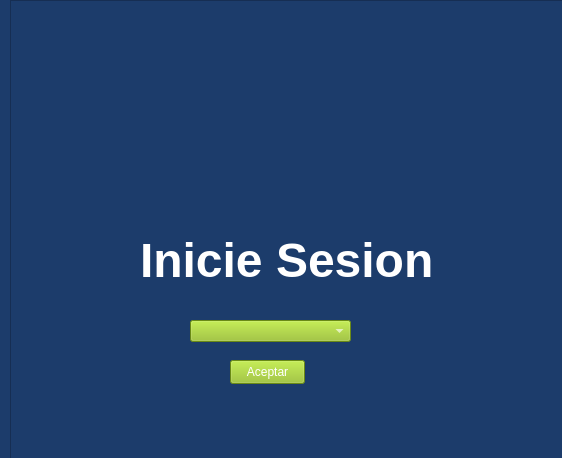
<?xml version="1.0" encoding="UTF-8"?>
<ui version="4.0">
 <class>InicioSesion</class>
 <widget class="QWidget" name="InicioSesion">
  <property name="enabled">
   <bool>true</bool>
  </property>
  <property name="geometry">
   <rect>
    <x>0</x>
    <y>0</y>
    <width>562</width>
    <height>458</height>
   </rect>
  </property>
  <property name="palette">
   <palette>
    <active>
     <colorrole role="WindowText">
      <brush brushstyle="SolidPattern">
       <color alpha="255">
        <red>255</red>
        <green>255</green>
        <blue>255</blue>
       </color>
      </brush>
     </colorrole>
     <colorrole role="Button">
      <brush brushstyle="SolidPattern">
       <color alpha="255">
        <red>28</red>
        <green>60</green>
        <blue>107</blue>
       </color>
      </brush>
     </colorrole>
     <colorrole role="Light">
      <brush brushstyle="SolidPattern">
       <color alpha="255">
        <red>42</red>
        <green>90</green>
        <blue>160</blue>
       </color>
      </brush>
     </colorrole>
     <colorrole role="Midlight">
      <brush brushstyle="SolidPattern">
       <color alpha="255">
        <red>35</red>
        <green>75</green>
        <blue>133</blue>
       </color>
      </brush>
     </colorrole>
     <colorrole role="Dark">
      <brush brushstyle="SolidPattern">
       <color alpha="255">
        <red>14</red>
        <green>30</green>
        <blue>53</blue>
       </color>
      </brush>
     </colorrole>
     <colorrole role="Mid">
      <brush brushstyle="SolidPattern">
       <color alpha="255">
        <red>19</red>
        <green>40</green>
        <blue>71</blue>
       </color>
      </brush>
     </colorrole>
     <colorrole role="Text">
      <brush brushstyle="SolidPattern">
       <color alpha="255">
        <red>255</red>
        <green>255</green>
        <blue>255</blue>
       </color>
      </brush>
     </colorrole>
     <colorrole role="BrightText">
      <brush brushstyle="SolidPattern">
       <color alpha="255">
        <red>255</red>
        <green>255</green>
        <blue>255</blue>
       </color>
      </brush>
     </colorrole>
     <colorrole role="ButtonText">
      <brush brushstyle="SolidPattern">
       <color alpha="255">
        <red>255</red>
        <green>255</green>
        <blue>255</blue>
       </color>
      </brush>
     </colorrole>
     <colorrole role="Base">
      <brush brushstyle="SolidPattern">
       <color alpha="255">
        <red>0</red>
        <green>0</green>
        <blue>0</blue>
       </color>
      </brush>
     </colorrole>
     <colorrole role="Window">
      <brush brushstyle="SolidPattern">
       <color alpha="255">
        <red>28</red>
        <green>60</green>
        <blue>107</blue>
       </color>
      </brush>
     </colorrole>
     <colorrole role="Shadow">
      <brush brushstyle="SolidPattern">
       <color alpha="255">
        <red>0</red>
        <green>0</green>
        <blue>0</blue>
       </color>
      </brush>
     </colorrole>
     <colorrole role="AlternateBase">
      <brush brushstyle="SolidPattern">
       <color alpha="255">
        <red>14</red>
        <green>30</green>
        <blue>53</blue>
       </color>
      </brush>
     </colorrole>
     <colorrole role="ToolTipBase">
      <brush brushstyle="SolidPattern">
       <color alpha="255">
        <red>255</red>
        <green>255</green>
        <blue>220</blue>
       </color>
      </brush>
     </colorrole>
     <colorrole role="ToolTipText">
      <brush brushstyle="SolidPattern">
       <color alpha="255">
        <red>0</red>
        <green>0</green>
        <blue>0</blue>
       </color>
      </brush>
     </colorrole>
     <colorrole role="PlaceholderText">
      <brush brushstyle="SolidPattern">
       <color alpha="127">
        <red>255</red>
        <green>255</green>
        <blue>255</blue>
       </color>
      </brush>
     </colorrole>
     <colorrole role="Accent">
      <brush brushstyle="SolidPattern">
       <color alpha="255">
        <red>0</red>
        <green>0</green>
        <blue>0</blue>
       </color>
      </brush>
     </colorrole>
    </active>
    <inactive>
     <colorrole role="WindowText">
      <brush brushstyle="SolidPattern">
       <color alpha="255">
        <red>255</red>
        <green>255</green>
        <blue>255</blue>
       </color>
      </brush>
     </colorrole>
     <colorrole role="Button">
      <brush brushstyle="SolidPattern">
       <color alpha="255">
        <red>28</red>
        <green>60</green>
        <blue>107</blue>
       </color>
      </brush>
     </colorrole>
     <colorrole role="Light">
      <brush brushstyle="SolidPattern">
       <color alpha="255">
        <red>42</red>
        <green>90</green>
        <blue>160</blue>
       </color>
      </brush>
     </colorrole>
     <colorrole role="Midlight">
      <brush brushstyle="SolidPattern">
       <color alpha="255">
        <red>35</red>
        <green>75</green>
        <blue>133</blue>
       </color>
      </brush>
     </colorrole>
     <colorrole role="Dark">
      <brush brushstyle="SolidPattern">
       <color alpha="255">
        <red>14</red>
        <green>30</green>
        <blue>53</blue>
       </color>
      </brush>
     </colorrole>
     <colorrole role="Mid">
      <brush brushstyle="SolidPattern">
       <color alpha="255">
        <red>19</red>
        <green>40</green>
        <blue>71</blue>
       </color>
      </brush>
     </colorrole>
     <colorrole role="Text">
      <brush brushstyle="SolidPattern">
       <color alpha="255">
        <red>255</red>
        <green>255</green>
        <blue>255</blue>
       </color>
      </brush>
     </colorrole>
     <colorrole role="BrightText">
      <brush brushstyle="SolidPattern">
       <color alpha="255">
        <red>255</red>
        <green>255</green>
        <blue>255</blue>
       </color>
      </brush>
     </colorrole>
     <colorrole role="ButtonText">
      <brush brushstyle="SolidPattern">
       <color alpha="255">
        <red>255</red>
        <green>255</green>
        <blue>255</blue>
       </color>
      </brush>
     </colorrole>
     <colorrole role="Base">
      <brush brushstyle="SolidPattern">
       <color alpha="255">
        <red>0</red>
        <green>0</green>
        <blue>0</blue>
       </color>
      </brush>
     </colorrole>
     <colorrole role="Window">
      <brush brushstyle="SolidPattern">
       <color alpha="255">
        <red>28</red>
        <green>60</green>
        <blue>107</blue>
       </color>
      </brush>
     </colorrole>
     <colorrole role="Shadow">
      <brush brushstyle="SolidPattern">
       <color alpha="255">
        <red>0</red>
        <green>0</green>
        <blue>0</blue>
       </color>
      </brush>
     </colorrole>
     <colorrole role="AlternateBase">
      <brush brushstyle="SolidPattern">
       <color alpha="255">
        <red>14</red>
        <green>30</green>
        <blue>53</blue>
       </color>
      </brush>
     </colorrole>
     <colorrole role="ToolTipBase">
      <brush brushstyle="SolidPattern">
       <color alpha="255">
        <red>255</red>
        <green>255</green>
        <blue>220</blue>
       </color>
      </brush>
     </colorrole>
     <colorrole role="ToolTipText">
      <brush brushstyle="SolidPattern">
       <color alpha="255">
        <red>0</red>
        <green>0</green>
        <blue>0</blue>
       </color>
      </brush>
     </colorrole>
     <colorrole role="PlaceholderText">
      <brush brushstyle="SolidPattern">
       <color alpha="127">
        <red>255</red>
        <green>255</green>
        <blue>255</blue>
       </color>
      </brush>
     </colorrole>
     <colorrole role="Accent">
      <brush brushstyle="SolidPattern">
       <color alpha="255">
        <red>0</red>
        <green>0</green>
        <blue>0</blue>
       </color>
      </brush>
     </colorrole>
    </inactive>
    <disabled>
     <colorrole role="WindowText">
      <brush brushstyle="SolidPattern">
       <color alpha="255">
        <red>14</red>
        <green>30</green>
        <blue>53</blue>
       </color>
      </brush>
     </colorrole>
     <colorrole role="Button">
      <brush brushstyle="SolidPattern">
       <color alpha="255">
        <red>28</red>
        <green>60</green>
        <blue>107</blue>
       </color>
      </brush>
     </colorrole>
     <colorrole role="Light">
      <brush brushstyle="SolidPattern">
       <color alpha="255">
        <red>42</red>
        <green>90</green>
        <blue>160</blue>
       </color>
      </brush>
     </colorrole>
     <colorrole role="Midlight">
      <brush brushstyle="SolidPattern">
       <color alpha="255">
        <red>35</red>
        <green>75</green>
        <blue>133</blue>
       </color>
      </brush>
     </colorrole>
     <colorrole role="Dark">
      <brush brushstyle="SolidPattern">
       <color alpha="255">
        <red>14</red>
        <green>30</green>
        <blue>53</blue>
       </color>
      </brush>
     </colorrole>
     <colorrole role="Mid">
      <brush brushstyle="SolidPattern">
       <color alpha="255">
        <red>19</red>
        <green>40</green>
        <blue>71</blue>
       </color>
      </brush>
     </colorrole>
     <colorrole role="Text">
      <brush brushstyle="SolidPattern">
       <color alpha="255">
        <red>14</red>
        <green>30</green>
        <blue>53</blue>
       </color>
      </brush>
     </colorrole>
     <colorrole role="BrightText">
      <brush brushstyle="SolidPattern">
       <color alpha="255">
        <red>255</red>
        <green>255</green>
        <blue>255</blue>
       </color>
      </brush>
     </colorrole>
     <colorrole role="ButtonText">
      <brush brushstyle="SolidPattern">
       <color alpha="255">
        <red>14</red>
        <green>30</green>
        <blue>53</blue>
       </color>
      </brush>
     </colorrole>
     <colorrole role="Base">
      <brush brushstyle="SolidPattern">
       <color alpha="255">
        <red>28</red>
        <green>60</green>
        <blue>107</blue>
       </color>
      </brush>
     </colorrole>
     <colorrole role="Window">
      <brush brushstyle="SolidPattern">
       <color alpha="255">
        <red>28</red>
        <green>60</green>
        <blue>107</blue>
       </color>
      </brush>
     </colorrole>
     <colorrole role="Shadow">
      <brush brushstyle="SolidPattern">
       <color alpha="255">
        <red>0</red>
        <green>0</green>
        <blue>0</blue>
       </color>
      </brush>
     </colorrole>
     <colorrole role="AlternateBase">
      <brush brushstyle="SolidPattern">
       <color alpha="255">
        <red>28</red>
        <green>60</green>
        <blue>107</blue>
       </color>
      </brush>
     </colorrole>
     <colorrole role="ToolTipBase">
      <brush brushstyle="SolidPattern">
       <color alpha="255">
        <red>255</red>
        <green>255</green>
        <blue>220</blue>
       </color>
      </brush>
     </colorrole>
     <colorrole role="ToolTipText">
      <brush brushstyle="SolidPattern">
       <color alpha="255">
        <red>0</red>
        <green>0</green>
        <blue>0</blue>
       </color>
      </brush>
     </colorrole>
     <colorrole role="PlaceholderText">
      <brush brushstyle="SolidPattern">
       <color alpha="127">
        <red>14</red>
        <green>30</green>
        <blue>53</blue>
       </color>
      </brush>
     </colorrole>
     <colorrole role="Accent">
      <brush brushstyle="SolidPattern">
       <color alpha="255">
        <red>20</red>
        <green>42</green>
        <blue>75</blue>
       </color>
      </brush>
     </colorrole>
    </disabled>
   </palette>
  </property>
  <property name="windowTitle">
   <string>Iniciar Sesion</string>
  </property>
  <widget class="QFrame" name="Login">
   <property name="geometry">
    <rect>
     <x>10</x>
     <y>0</y>
     <width>561</width>
     <height>461</height>
    </rect>
   </property>
   <property name="frameShape">
    <enum>QFrame::Shape::StyledPanel</enum>
   </property>
   <property name="frameShadow">
    <enum>QFrame::Shadow::Raised</enum>
   </property>
   <widget class="QLabel" name="label">
    <property name="geometry">
     <rect>
      <x>130</x>
      <y>230</y>
      <width>291</width>
      <height>61</height>
     </rect>
    </property>
    <property name="font">
     <font>
      <pointsize>36</pointsize>
     </font>
    </property>
    <property name="layoutDirection">
     <enum>Qt::LayoutDirection::LeftToRight</enum>
    </property>
    <property name="styleSheet">
     <string notr="true"/>
    </property>
    <property name="text">
     <string>&lt;html&gt;&lt;head/&gt;&lt;body&gt;&lt;p&gt;&lt;span style=&quot; font-weight:700;&quot;&gt;Inicie Sesion&lt;/span&gt;&lt;/p&gt;&lt;/body&gt;&lt;/html&gt;</string>
    </property>
   </widget>
   <widget class="QComboBox" name="comboBox">
    <property name="geometry">
     <rect>
      <x>180</x>
      <y>320</y>
      <width>161</width>
      <height>22</height>
     </rect>
    </property>
    <property name="palette">
     <palette>
      <active>
       <colorrole role="WindowText">
        <brush brushstyle="SolidPattern">
         <color alpha="255">
          <red>0</red>
          <green>0</green>
          <blue>0</blue>
         </color>
        </brush>
       </colorrole>
       <colorrole role="Button">
        <brush brushstyle="SolidPattern">
         <color alpha="255">
          <red>148</red>
          <green>193</green>
          <blue>30</blue>
         </color>
        </brush>
       </colorrole>
       <colorrole role="Text">
        <brush brushstyle="SolidPattern">
         <color alpha="255">
          <red>0</red>
          <green>255</green>
          <blue>0</blue>
         </color>
        </brush>
       </colorrole>
       <colorrole role="BrightText">
        <brush brushstyle="SolidPattern">
         <color alpha="255">
          <red>0</red>
          <green>85</green>
          <blue>0</blue>
         </color>
        </brush>
       </colorrole>
       <colorrole role="ButtonText">
        <brush brushstyle="SolidPattern">
         <color alpha="255">
          <red>0</red>
          <green>85</green>
          <blue>0</blue>
         </color>
        </brush>
       </colorrole>
       <colorrole role="Base">
        <brush brushstyle="SolidPattern">
         <color alpha="255">
          <red>148</red>
          <green>193</green>
          <blue>30</blue>
         </color>
        </brush>
       </colorrole>
       <colorrole role="Window">
        <brush brushstyle="SolidPattern">
         <color alpha="255">
          <red>148</red>
          <green>193</green>
          <blue>30</blue>
         </color>
        </brush>
       </colorrole>
       <colorrole role="HighlightedText">
        <brush brushstyle="SolidPattern">
         <color alpha="255">
          <red>0</red>
          <green>85</green>
          <blue>0</blue>
         </color>
        </brush>
       </colorrole>
       <colorrole role="ToolTipBase">
        <brush brushstyle="SolidPattern">
         <color alpha="255">
          <red>255</red>
          <green>85</green>
          <blue>255</blue>
         </color>
        </brush>
       </colorrole>
       <colorrole role="PlaceholderText">
        <brush brushstyle="SolidPattern">
         <color alpha="127">
          <red>255</red>
          <green>85</green>
          <blue>255</blue>
         </color>
        </brush>
       </colorrole>
      </active>
      <inactive>
       <colorrole role="WindowText">
        <brush brushstyle="SolidPattern">
         <color alpha="255">
          <red>0</red>
          <green>170</green>
          <blue>0</blue>
         </color>
        </brush>
       </colorrole>
       <colorrole role="Button">
        <brush brushstyle="SolidPattern">
         <color alpha="255">
          <red>148</red>
          <green>193</green>
          <blue>30</blue>
         </color>
        </brush>
       </colorrole>
       <colorrole role="Text">
        <brush brushstyle="SolidPattern">
         <color alpha="255">
          <red>0</red>
          <green>170</green>
          <blue>0</blue>
         </color>
        </brush>
       </colorrole>
       <colorrole role="BrightText">
        <brush brushstyle="SolidPattern">
         <color alpha="255">
          <red>0</red>
          <green>85</green>
          <blue>0</blue>
         </color>
        </brush>
       </colorrole>
       <colorrole role="ButtonText">
        <brush brushstyle="SolidPattern">
         <color alpha="255">
          <red>0</red>
          <green>85</green>
          <blue>0</blue>
         </color>
        </brush>
       </colorrole>
       <colorrole role="Base">
        <brush brushstyle="SolidPattern">
         <color alpha="255">
          <red>148</red>
          <green>193</green>
          <blue>30</blue>
         </color>
        </brush>
       </colorrole>
       <colorrole role="Window">
        <brush brushstyle="SolidPattern">
         <color alpha="255">
          <red>148</red>
          <green>193</green>
          <blue>30</blue>
         </color>
        </brush>
       </colorrole>
       <colorrole role="ToolTipBase">
        <brush brushstyle="SolidPattern">
         <color alpha="255">
          <red>0</red>
          <green>170</green>
          <blue>0</blue>
         </color>
        </brush>
       </colorrole>
       <colorrole role="ToolTipText">
        <brush brushstyle="SolidPattern">
         <color alpha="255">
          <red>255</red>
          <green>85</green>
          <blue>127</blue>
         </color>
        </brush>
       </colorrole>
       <colorrole role="PlaceholderText">
        <brush brushstyle="SolidPattern">
         <color alpha="127">
          <red>170</red>
          <green>170</green>
          <blue>0</blue>
         </color>
        </brush>
       </colorrole>
      </inactive>
      <disabled>
       <colorrole role="WindowText">
        <brush brushstyle="SolidPattern">
         <color alpha="255">
          <red>255</red>
          <green>255</green>
          <blue>255</blue>
         </color>
        </brush>
       </colorrole>
       <colorrole role="Button">
        <brush brushstyle="SolidPattern">
         <color alpha="255">
          <red>148</red>
          <green>193</green>
          <blue>30</blue>
         </color>
        </brush>
       </colorrole>
       <colorrole role="Text">
        <brush brushstyle="SolidPattern">
         <color alpha="255">
          <red>0</red>
          <green>170</green>
          <blue>0</blue>
         </color>
        </brush>
       </colorrole>
       <colorrole role="BrightText">
        <brush brushstyle="SolidPattern">
         <color alpha="255">
          <red>0</red>
          <green>85</green>
          <blue>0</blue>
         </color>
        </brush>
       </colorrole>
       <colorrole role="ButtonText">
        <brush brushstyle="SolidPattern">
         <color alpha="255">
          <red>255</red>
          <green>255</green>
          <blue>255</blue>
         </color>
        </brush>
       </colorrole>
       <colorrole role="Base">
        <brush brushstyle="SolidPattern">
         <color alpha="255">
          <red>148</red>
          <green>193</green>
          <blue>30</blue>
         </color>
        </brush>
       </colorrole>
       <colorrole role="Window">
        <brush brushstyle="SolidPattern">
         <color alpha="255">
          <red>148</red>
          <green>193</green>
          <blue>30</blue>
         </color>
        </brush>
       </colorrole>
       <colorrole role="HighlightedText">
        <brush brushstyle="SolidPattern">
         <color alpha="255">
          <red>0</red>
          <green>170</green>
          <blue>0</blue>
         </color>
        </brush>
       </colorrole>
       <colorrole role="ToolTipBase">
        <brush brushstyle="SolidPattern">
         <color alpha="255">
          <red>0</red>
          <green>170</green>
          <blue>0</blue>
         </color>
        </brush>
       </colorrole>
       <colorrole role="PlaceholderText">
        <brush brushstyle="SolidPattern">
         <color alpha="127">
          <red>85</red>
          <green>170</green>
          <blue>255</blue>
         </color>
        </brush>
       </colorrole>
      </disabled>
     </palette>
    </property>
    <property name="styleSheet">
     <string notr="true">QComboBox {
    background-color: #94c11e;
    color: white;
  	qproperty-alignment: 'AlignCenter';
}
QComboBox QAbstractItemView {
    background-color: #94c11e;
    color: black;
}



</string>
    </property>
    <property name="placeholderText">
     <string notr="true"/>
    </property>
    <property name="duplicatesEnabled">
     <bool>false</bool>
    </property>
    <item>
     <property name="text">
      <string/>
     </property>
    </item>
    <item>
     <property name="text">
      <string>Ysmeira Floiran</string>
     </property>
    </item>
    <item>
     <property name="text">
      <string>Gregory Sevilla</string>
     </property>
    </item>
   </widget>
   <widget class="QPushButton" name="aceptar">
    <property name="geometry">
     <rect>
      <x>220</x>
      <y>360</y>
      <width>75</width>
      <height>24</height>
     </rect>
    </property>
    <property name="palette">
     <palette>
      <active>
       <colorrole role="WindowText">
        <brush brushstyle="SolidPattern">
         <color alpha="255">
          <red>255</red>
          <green>255</green>
          <blue>255</blue>
         </color>
        </brush>
       </colorrole>
       <colorrole role="Button">
        <brush brushstyle="SolidPattern">
         <color alpha="255">
          <red>148</red>
          <green>193</green>
          <blue>30</blue>
         </color>
        </brush>
       </colorrole>
       <colorrole role="Text">
        <brush brushstyle="SolidPattern">
         <color alpha="255">
          <red>255</red>
          <green>255</green>
          <blue>255</blue>
         </color>
        </brush>
       </colorrole>
       <colorrole role="ButtonText">
        <brush brushstyle="SolidPattern">
         <color alpha="255">
          <red>85</red>
          <green>170</green>
          <blue>0</blue>
         </color>
        </brush>
       </colorrole>
       <colorrole role="Base">
        <brush brushstyle="SolidPattern">
         <color alpha="255">
          <red>148</red>
          <green>193</green>
          <blue>30</blue>
         </color>
        </brush>
       </colorrole>
       <colorrole role="Window">
        <brush brushstyle="SolidPattern">
         <color alpha="255">
          <red>148</red>
          <green>193</green>
          <blue>30</blue>
         </color>
        </brush>
       </colorrole>
       <colorrole role="PlaceholderText">
        <brush brushstyle="SolidPattern">
         <color alpha="128">
          <red>255</red>
          <green>255</green>
          <blue>255</blue>
         </color>
        </brush>
       </colorrole>
      </active>
      <inactive>
       <colorrole role="WindowText">
        <brush brushstyle="SolidPattern">
         <color alpha="255">
          <red>255</red>
          <green>255</green>
          <blue>255</blue>
         </color>
        </brush>
       </colorrole>
       <colorrole role="Button">
        <brush brushstyle="SolidPattern">
         <color alpha="255">
          <red>148</red>
          <green>193</green>
          <blue>30</blue>
         </color>
        </brush>
       </colorrole>
       <colorrole role="Text">
        <brush brushstyle="SolidPattern">
         <color alpha="255">
          <red>255</red>
          <green>255</green>
          <blue>255</blue>
         </color>
        </brush>
       </colorrole>
       <colorrole role="ButtonText">
        <brush brushstyle="SolidPattern">
         <color alpha="255">
          <red>85</red>
          <green>170</green>
          <blue>0</blue>
         </color>
        </brush>
       </colorrole>
       <colorrole role="Base">
        <brush brushstyle="SolidPattern">
         <color alpha="255">
          <red>148</red>
          <green>193</green>
          <blue>30</blue>
         </color>
        </brush>
       </colorrole>
       <colorrole role="Window">
        <brush brushstyle="SolidPattern">
         <color alpha="255">
          <red>148</red>
          <green>193</green>
          <blue>30</blue>
         </color>
        </brush>
       </colorrole>
       <colorrole role="PlaceholderText">
        <brush brushstyle="SolidPattern">
         <color alpha="128">
          <red>255</red>
          <green>255</green>
          <blue>255</blue>
         </color>
        </brush>
       </colorrole>
      </inactive>
      <disabled>
       <colorrole role="WindowText">
        <brush brushstyle="SolidPattern">
         <color alpha="255">
          <red>255</red>
          <green>255</green>
          <blue>255</blue>
         </color>
        </brush>
       </colorrole>
       <colorrole role="Button">
        <brush brushstyle="SolidPattern">
         <color alpha="255">
          <red>148</red>
          <green>193</green>
          <blue>30</blue>
         </color>
        </brush>
       </colorrole>
       <colorrole role="Text">
        <brush brushstyle="SolidPattern">
         <color alpha="255">
          <red>255</red>
          <green>255</green>
          <blue>255</blue>
         </color>
        </brush>
       </colorrole>
       <colorrole role="ButtonText">
        <brush brushstyle="SolidPattern">
         <color alpha="255">
          <red>255</red>
          <green>255</green>
          <blue>255</blue>
         </color>
        </brush>
       </colorrole>
       <colorrole role="Base">
        <brush brushstyle="SolidPattern">
         <color alpha="255">
          <red>148</red>
          <green>193</green>
          <blue>30</blue>
         </color>
        </brush>
       </colorrole>
       <colorrole role="Window">
        <brush brushstyle="SolidPattern">
         <color alpha="255">
          <red>148</red>
          <green>193</green>
          <blue>30</blue>
         </color>
        </brush>
       </colorrole>
       <colorrole role="PlaceholderText">
        <brush brushstyle="SolidPattern">
         <color alpha="128">
          <red>255</red>
          <green>255</green>
          <blue>255</blue>
         </color>
        </brush>
       </colorrole>
      </disabled>
     </palette>
    </property>
    <property name="styleSheet">
     <string notr="true">QPushButton {
    background-color: #94c11e;
    color: white;
}
QPushButton:hover {
    background-color: #94c11e;
    color: white;
}
</string>
    </property>
    <property name="text">
     <string>Aceptar</string>
    </property>
   </widget>
   <widget class="QLabel" name="label_2">
    <property name="geometry">
     <rect>
      <x>190</x>
      <y>100</y>
      <width>141</width>
      <height>121</height>
     </rect>
    </property>
    <property name="text">
     <string/>
    </property>
    <property name="pixmap">
     <pixmap>../assets/IconIniciarSesion.png</pixmap>
    </property>
    <property name="scaledContents">
     <bool>true</bool>
    </property>
   </widget>
  </widget>
 </widget>
 <resources/>
 <connections/>
</ui>
